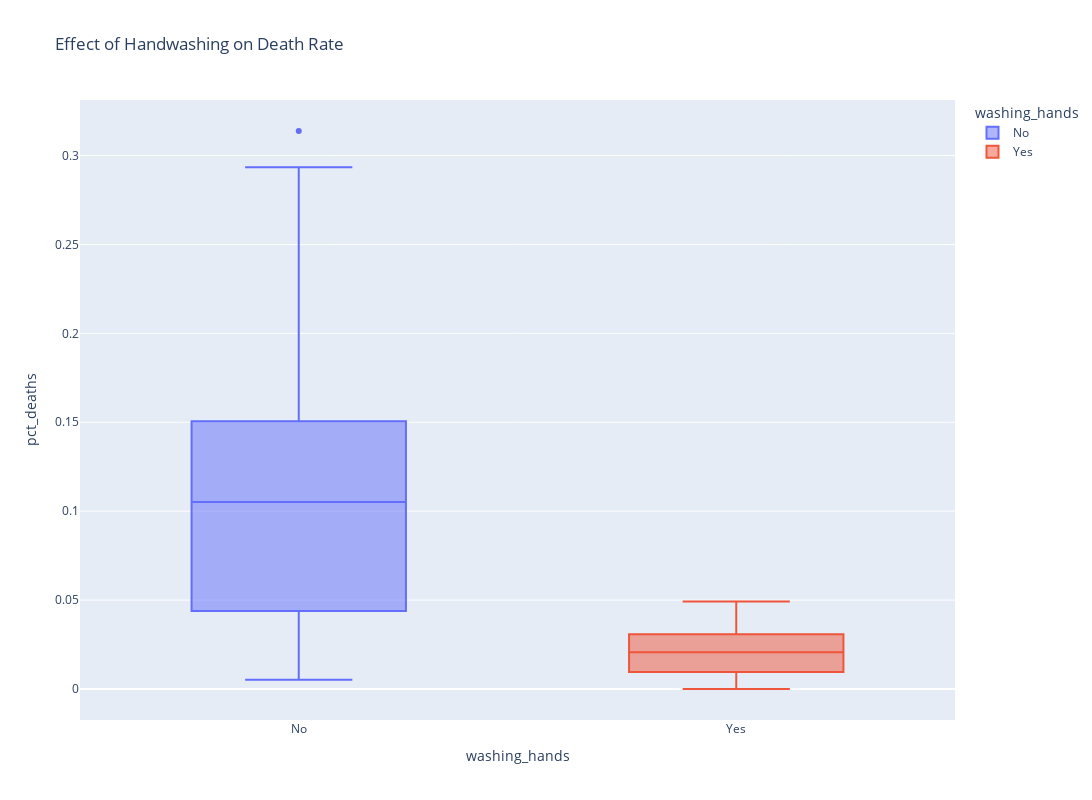

The notebook cell saved with this chart:
### Code cell
box = px.box(df_monthly,
             x='washing_hands',
             y='pct_deaths',
             color="washing_hands",
             title="Effect of Handwashing on Death Rate")

box.update_layout(autosize=False,
    width=1400,
    height=800,)

box.show()

### Figure 1 — Plotly figure (JSON) as saved in the notebook; plotly's stock layout.template omitted (floating-point values rounded to 4 significant figures)
{"data": [{"alignmentgroup": "True", "hovertemplate": "washing_hands=%{x}<br>pct_deaths=%{y}<extra></extra>", "legendgroup": "No", "marker": {"color": "#636efa"}, "name": "No", "notched": false, "offsetgroup": "No", "orientation": "v", "showlegend": true, "type": "box", "x": ["No", "No", "No", "No", "No", "No", "No", "No", "No", "No", "No", "No", "No", "No", "No", "No", "No", "No", "No", "No", "No", "No", "No", "No", "No", "No", "No", "No", "No", "No", "No", "No", "No", "No", "No", "No", "No", "No", "No", "No", "No", "No", "No", "No", "No", "No", "No", "No", "No", "No", "No", "No", "No", "No", "No", "No", "No", "No", "No", "No", "No", "No", "No", "No", "No", "No", "No", "No", "No", "No", "No", "No", "No", "No", "No", "No"], "x0": " ", "xaxis": "x", "y": [0.1457, 0.07531, 0.04332, 0.01569, 0.007843, 0.05, 0.08421, 0.01351, 0.01878, 0.1102, 0.2255, 0.2085, 0.1222, 0.1023, 0.1074, 0.03226, 0.06593, 0.2078, 0.2546, 0.1839, 0.2934, 0.2297, 0.3138, 0.1912, 0.1597, 0.1241, 0.1193, 0.06098, 0.04082, 0.005236, 0.01554, 0.02262, 0.176, 0.07143, 0.08051, 0.1516, 0.1128, 0.1703, 0.1731, 0.05833, 0.02679, 0.04369, 0.0632, 0.01224, 0.03226, 0.1102, 0.1055, 0.07591, 0.04745, 0.04452, 0.04231, 0.04392, 0.07143, 0.06122, 0.03586, 0.1055, 0.1484, 0.1094, 0.1049, 0.1339, 0.1809, 0.1543, 0.1897, 0.1344, 0.1015, 0.131, 0.1806, 0.1439, 0.1496, 0.1077, 0.05369, 0.03215, 0.01923, 0.03607, 0.1827, 0.1224], "y0": " ", "yaxis": "y"}, {"alignmentgroup": "True", "hovertemplate": "washing_hands=%{x}<br>pct_deaths=%{y}<extra></extra>", "legendgroup": "Yes", "marker": {"color": "#EF553B"}, "name": "Yes", "notched": false, "offsetgroup": "Yes", "orientation": "v", "showlegend": true, "type": "box", "x": ["Yes", "Yes", "Yes", "Yes", "Yes", "Yes", "Yes", "Yes", "Yes", "Yes", "Yes", "Yes", "Yes", "Yes", "Yes", "Yes", "Yes", "Yes", "Yes", "Yes", "Yes", "Yes"], "x0": " ", "xaxis": "x", "y": [0.02239, 0.012, 0.01894, 0.0458, 0.03957, 0.04472, 0.0293, 0.03534, 0.006873, 0.0, 0.006557, 0.009585, 0.01136, 0.003717, 0.0, 0.009615, 0.02341, 0.02903, 0.0134, 0.02233, 0.03085, 0.04926], "y0": " ", "yaxis": "y"}], "layout": {"autosize": false, "boxmode": "overlay", "height": 800, "legend": {"title": {"text": "washing_hands"}, "tracegroupgap": 0}, "title": {"text": "Effect of Handwashing on Death Rate"}, "width": 1400, "xaxis": {"anchor": "y", "categoryarray": ["No", "Yes"], "categoryorder": "array", "domain": [0, 1], "title": {"text": "washing_hands"}}, "yaxis": {"anchor": "x", "domain": [0, 1], "title": {"text": "pct_deaths"}}}}
